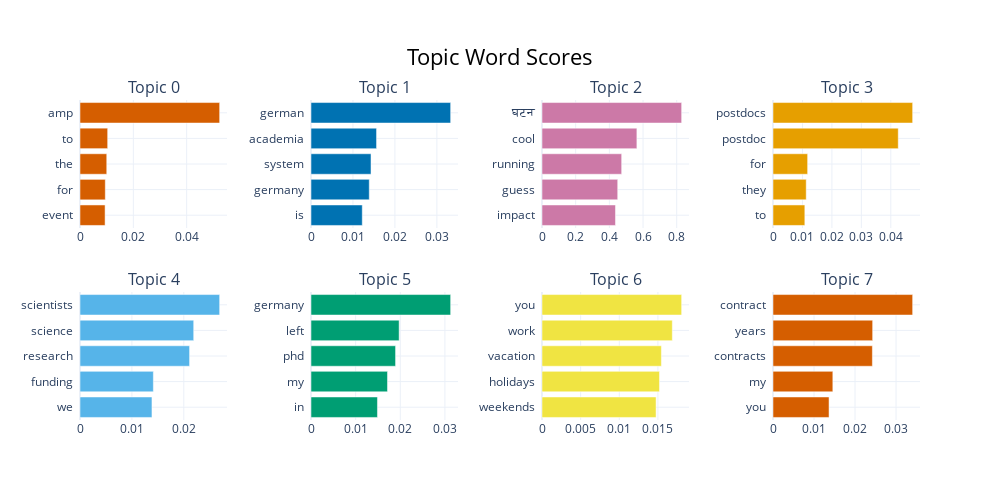

The code cell stored with this chart in its notebook:
### Code cell
en_model.visualize_barchart()

### Figure 1 — Plotly figure (JSON) as saved in the notebook; plotly's stock layout.template omitted (floating-point values rounded to 4 significant figures)
{"data": [{"marker": {"color": "#D55E00"}, "orientation": "h", "type": "bar", "x": [0.00941, 0.009489, 0.01003, 0.01038, 0.05237], "xaxis": "x", "y": ["event  ", "for  ", "the  ", "to  ", "amp  "], "yaxis": "y"}, {"marker": {"color": "#0072B2"}, "orientation": "h", "type": "bar", "x": [0.01222, 0.01388, 0.0143, 0.01562, 0.03328], "xaxis": "x2", "y": ["is  ", "germany  ", "system  ", "academia  ", "german  "], "yaxis": "y2"}, {"marker": {"color": "#CC79A7"}, "orientation": "h", "type": "bar", "x": [0.4363, 0.4495, 0.4731, 0.5634, 0.8292], "xaxis": "x3", "y": ["impact  ", "guess  ", "running  ", "cool  ", "घटन  "], "yaxis": "y3"}, {"marker": {"color": "#E69F00"}, "orientation": "h", "type": "bar", "x": [0.01081, 0.01128, 0.01176, 0.04253, 0.04742], "xaxis": "x4", "y": ["to  ", "they  ", "for  ", "postdoc  ", "postdocs  "], "yaxis": "y4"}, {"marker": {"color": "#56B4E9"}, "orientation": "h", "type": "bar", "x": [0.01387, 0.01413, 0.02111, 0.02191, 0.02691], "xaxis": "x5", "y": ["we  ", "funding  ", "research  ", "science  ", "scientists  "], "yaxis": "y5"}, {"marker": {"color": "#009E73"}, "orientation": "h", "type": "bar", "x": [0.01489, 0.01714, 0.01895, 0.01975, 0.03129], "xaxis": "x6", "y": ["in  ", "my  ", "phd  ", "left  ", "germany  "], "yaxis": "y6"}, {"marker": {"color": "#F0E442"}, "orientation": "h", "type": "bar", "x": [0.01476, 0.0152, 0.01545, 0.01686, 0.01807], "xaxis": "x7", "y": ["weekends  ", "holidays  ", "vacation  ", "work  ", "you  "], "yaxis": "y7"}, {"marker": {"color": "#D55E00"}, "orientation": "h", "type": "bar", "x": [0.01366, 0.01459, 0.02423, 0.0243, 0.03405], "xaxis": "x8", "y": ["you  ", "my  ", "contracts  ", "years  ", "contract  "], "yaxis": "y8"}], "layout": {"annotations": [{"font": {"size": 16}, "showarrow": false, "text": "Topic 0", "x": 0.0875, "xanchor": "center", "xref": "paper", "y": 1, "yanchor": "bottom", "yref": "paper"}, {"font": {"size": 16}, "showarrow": false, "text": "Topic 1", "x": 0.3625, "xanchor": "center", "xref": "paper", "y": 1, "yanchor": "bottom", "yref": "paper"}, {"font": {"size": 16}, "showarrow": false, "text": "Topic 2", "x": 0.6375, "xanchor": "center", "xref": "paper", "y": 1, "yanchor": "bottom", "yref": "paper"}, {"font": {"size": 16}, "showarrow": false, "text": "Topic 3", "x": 0.9125, "xanchor": "center", "xref": "paper", "y": 1, "yanchor": "bottom", "yref": "paper"}, {"font": {"size": 16}, "showarrow": false, "text": "Topic 4", "x": 0.0875, "xanchor": "center", "xref": "paper", "y": 0.4, "yanchor": "bottom", "yref": "paper"}, {"font": {"size": 16}, "showarrow": false, "text": "Topic 5", "x": 0.3625, "xanchor": "center", "xref": "paper", "y": 0.4, "yanchor": "bottom", "yref": "paper"}, {"font": {"size": 16}, "showarrow": false, "text": "Topic 6", "x": 0.6375, "xanchor": "center", "xref": "paper", "y": 0.4, "yanchor": "bottom", "yref": "paper"}, {"font": {"size": 16}, "showarrow": false, "text": "Topic 7", "x": 0.9125, "xanchor": "center", "xref": "paper", "y": 0.4, "yanchor": "bottom", "yref": "paper"}], "height": 500, "hoverlabel": {"bgcolor": "white", "font": {"family": "Rockwell", "size": 16}}, "showlegend": false, "title": {"font": {"color": "Black", "size": 22}, "text": "Topic Word Scores", "x": 0.5, "xanchor": "center", "yanchor": "top"}, "width": 1000, "xaxis": {"anchor": "y", "domain": [0, 0.175], "showgrid": true}, "xaxis2": {"anchor": "y2", "domain": [0.275, 0.45], "showgrid": true}, "xaxis3": {"anchor": "y3", "domain": [0.55, 0.725], "showgrid": true}, "xaxis4": {"anchor": "y4", "domain": [0.825, 1], "showgrid": true}, "xaxis5": {"anchor": "y5", "domain": [0, 0.175], "showgrid": true}, "xaxis6": {"anchor": "y6", "domain": [0.275, 0.45], "showgrid": true}, "xaxis7": {"anchor": "y7", "domain": [0.55, 0.725], "showgrid": true}, "xaxis8": {"anchor": "y8", "domain": [0.825, 1], "showgrid": true}, "yaxis": {"anchor": "x", "domain": [0.6, 1], "showgrid": true}, "yaxis2": {"anchor": "x2", "domain": [0.6, 1], "showgrid": true}, "yaxis3": {"anchor": "x3", "domain": [0.6, 1], "showgrid": true}, "yaxis4": {"anchor": "x4", "domain": [0.6, 1], "showgrid": true}, "yaxis5": {"anchor": "x5", "domain": [0, 0.4], "showgrid": true}, "yaxis6": {"anchor": "x6", "domain": [0, 0.4], "showgrid": true}, "yaxis7": {"anchor": "x7", "domain": [0, 0.4], "showgrid": true}, "yaxis8": {"anchor": "x8", "domain": [0, 0.4], "showgrid": true}}}
